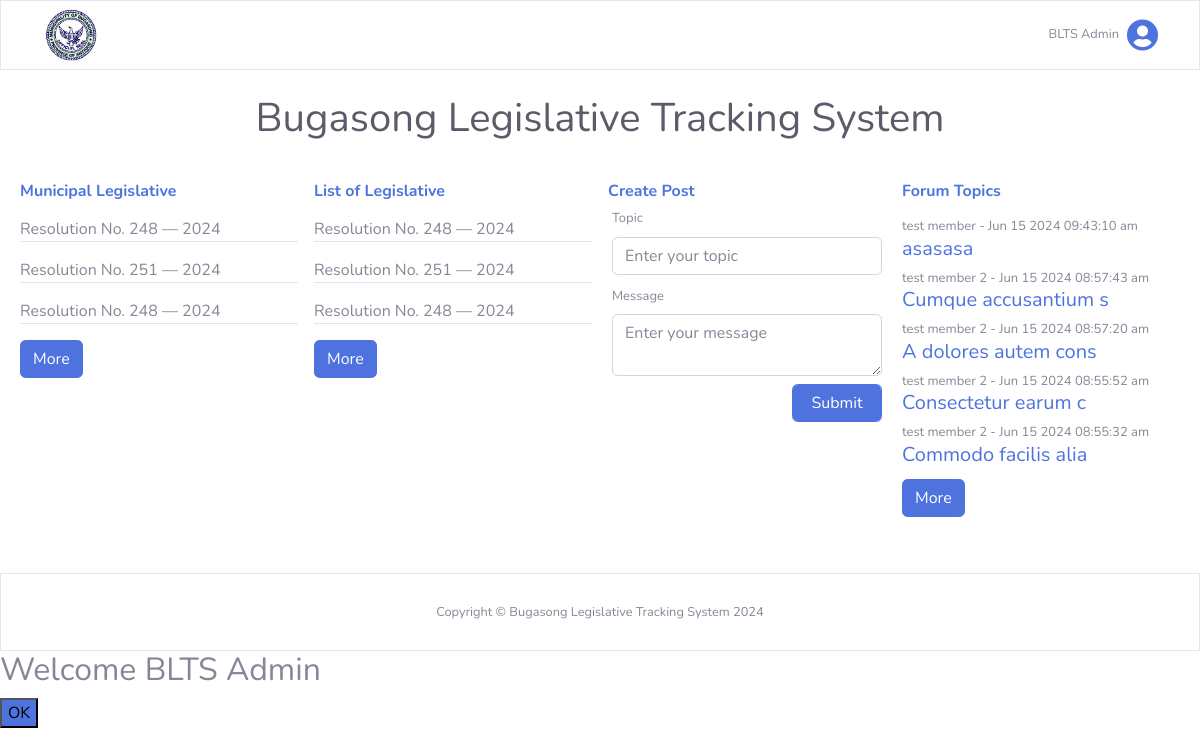
Before: /views/citizen_home.php (signed in) with the older database file.
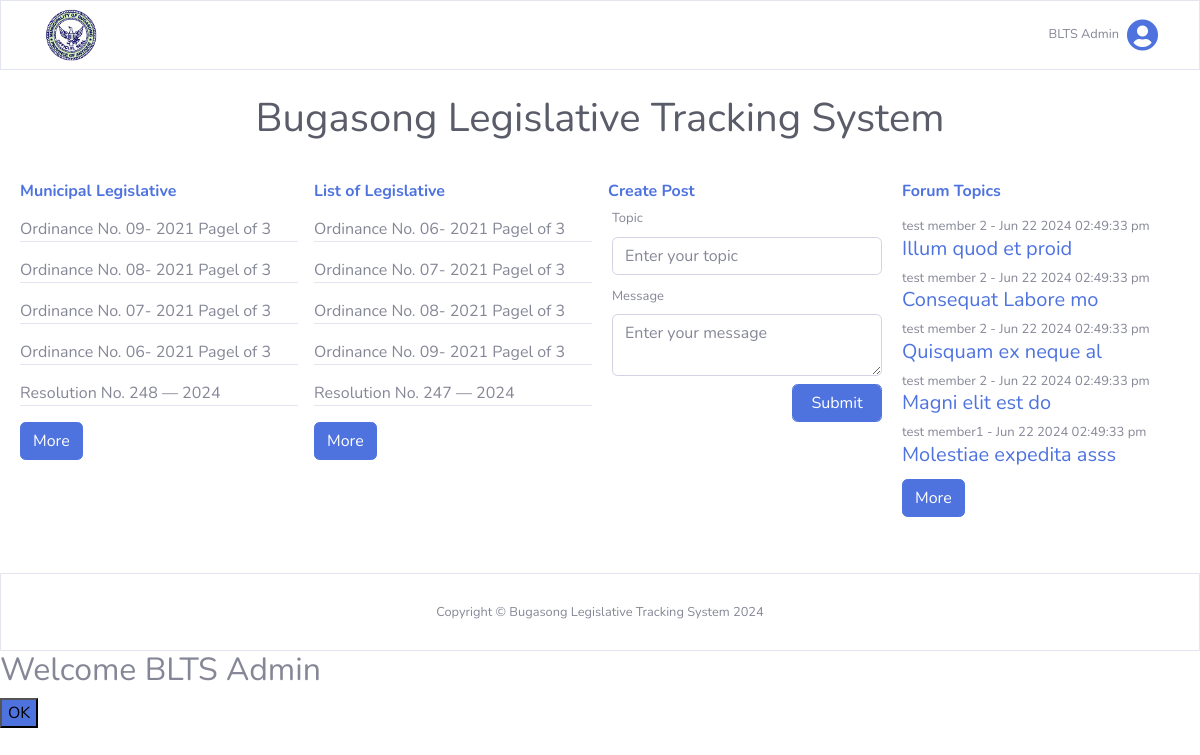
After: the same page with the newer database file.
### tables this page shows
CREATE TABLE `posts` (
  `post_id` int(255) NOT NULL,
  `user_id` int(255) NOT NULL,
  `topic` longtext NOT NULL,
  `message` longtext NOT NULL,
  `status` int(255) NOT NULL DEFAULT 0,
  `date_added` datetime(6) NOT NULL DEFAULT current_timestamp(6)
);

CREATE TABLE `users` (
  `user_id` int(255) NOT NULL,
  `name` varchar(255) NOT NULL,
  `email` varchar(255) NOT NULL,
  `username` varchar(255) NOT NULL,
  `password` varchar(255) NOT NULL,
  `status` int(255) NOT NULL DEFAULT 0,
  `user_type` varchar(255) NOT NULL DEFAULT 'citizen',
  `date_added` datetime NOT NULL DEFAULT current_timestamp()
);

### config/functions.php (called while the page is built, shortened)
<?php
function user_id()
{
    return $_SESSION['user_id'];
}
function getAllPostDesc($limit)
{
    global $conn;
    $query = "
        SELECT
            post_id,
            user_id,
            topic,
            message,
            status,
            date_added
        FROM posts
        WHERE status = 0
        ORDER BY date_added DESC
        LIMIT ?
    ";
    $stmt = $conn->prepare($query);
    $stmt->bind_param('i', $limit);
    $stmt->execute();
    $result = $stmt->get_result();
    if ($result->num_rows > 0) {
        $posts = $result->fetch_all(MYSQLI_ASSOC);
    } else {
        $posts = [];
    }
    return $posts;
}
function getPostUser($post_id)
{
    return joinTable("users", [["posts", "users.user_id", "posts.user_id"]], ["posts.post_id" => $post_id]);
}
function getAllDocumentsDesc($limit)
{
    global $conn;
    $sql = "
        SELECT
            ordinance_id AS id,
            user_id,
            tag_id,
            title,
            ordinanceNo AS documentNo,
            preamble,
            enactingClause,
            body,
            repealingClause,
            effectivityClause,
            enactmentDetails,
            file,
            date_added,
            status,
            'ordinance' AS document_type
        FROM ordinances
        WHERE status = 1
        UNION ALL
        SELECT
            resolution_id AS id,
            user_id,
            tag_id,
            title,
            resolutionNo AS documentNo,
            whereasClauses AS preamble,
            resolvingClauses AS enactingClause,
            optionalClauses AS body,
            '' AS repealingClause,
            '' AS effectivityClause,
            approvalDetails AS enactmentDetails,
            file,
            date_added,
            status,
            'resolution' AS document_type
        FROM resolutions
        WHERE status = 1
        ORDER BY date_added DESC
        LIMIT ?
    ";
    $stmt = $conn->prepare($sql);
    $stmt->bind_param('i', $limit);
    $stmt->execute();
    $result = $stmt->get_result();
    if ($result->num_rows > 0) {
        $documents = $result->fetch_all(MYSQLI_ASSOC);
    } else {
        $documents = [];
    }
    return $documents;
}
function getAllDocumentsById($limit)
{
    global $conn;
    $sql = "
        SELECT
            ordinance_id AS id,
            user_id,
            tag_id,
            title,
            ordinanceNo AS documentNo,
            preamble,
            enactingClause,
            body,
            repealingClause,
            effectivityClause,
            enactmentDetails,
            file,
            date_added,
            status,
            'ordinance' AS document_type
        FROM ordinances
        WHERE status = 1
        UNION ALL
        SELECT
            resolution_id AS id,
            user_id,
            tag_id,
            title,
            resolutionNo AS documentNo,
            whereasClauses AS preamble,
            resolvingClauses AS enactingClause,
            optionalClauses AS body,
            '' AS repealingClause,
            '' AS effectivityClause,
            approvalDetails AS enactmentDetails,
            file,
            date_added,
            status,
            'resolution' AS document_type
        FROM resolutions
        WHERE status = 1
        ORDER BY id ASC
        LIMIT ?
    ";
    $stmt = $conn->prepare($sql);
    $stmt->bind_param('i', $limit);
    $stmt->execute();
    $result = $stmt->get_result();
    if ($result->num_rows > 0) {
        $documents = $result->fetch_all(MYSQLI_ASSOC);
    } else {
        $documents = [];
    }
    return $documents;
}

### config/database.php (called while the page is built, shortened)
<?php
$host = "localhost";
$username = "root";
$password = "";
$database = "blts";
$conn = mysqli_connect($host, $username, $password, $database);
function joinTable($table, $joins, $conditions = [], $orderBy = null, $direction = 'ASC')
{
    global $conn;
    $query = "SELECT * FROM $table";
    foreach ($joins as $join) {
        $query .= " INNER JOIN $join[0] ON $join[1] = $join[2]";
    }
    if (!empty($conditions)) {
        $where_clauses = array();
        $params = array();
        foreach ($conditions as $column => $value) {
            $where_clauses[] = "$column = ?";
            $params[] = $value;
        }
        $query .= " WHERE " . implode(" AND ", $where_clauses);
    }
    $stmt = mysqli_prepare($conn, $query);
    if (!empty($conditions)) {
        $types = str_repeat("s", count($params));
        $stmt->bind_param($types, ...$params);
    }
    $stmt->execute();
    $result = $stmt->get_result();
    $rows = array();
    while ($row = $result->fetch_assoc()) {
        $rows[] = $row;
    }
    return $rows;
}

### views/citizen_home.php (the view, shortened to what the changed rows need)
<?php
@include('citizen_header.php');
?>
<div class="col-12" id="content">
    <div class="legislative-container d-flex justify-content-around">
        <div class="municipal-legislative col-3 p-2">
            <div class="document-list">
                <?php foreach (getAllDocumentsDesc(5) as $document) : ?>
                    <div class="list border-bottom my-3">
                        <a class="document-link" onclick="addDocumentView('<?php echo user_id(); ?>', '<?php echo $document['document_type']; ?>', <?php echo $document['id']; ?>)" href="<?php echo ($document['document_type'] === 'resolution') ? '../views/citizen_view_resolution.php?resolution_id=' . $document['id'] : '../views/citizen_view_ordinance.php?ordinance_id=' . $document['id'] ?>">
                            <?php echo $document['documentNo']; ?>
                        </a>
                    </div>
                <?php endforeach; ?>
            </div>
        </div>
        <div class="list-legislative col-3 p-2">
            <div class="document-list">
                <?php foreach (getAllDocumentsById(5) as $document) : ?>
                    <div class="list border-bottom my-3">
                        <a class="document-link" onclick="addDocumentView('<?php echo user_id(); ?>', '<?php echo $document['document_type']; ?>', <?php echo $document['id']; ?>)" href="<?php echo ($document['document_type'] === 'resolution') ? '../views/citizen_view_resolution.php?resolution_id=' . $document['id'] : '../views/citizen_view_ordinance.php?ordinance_id=' . $document['id'] ?>">
                            <?php echo $document['documentNo']; ?>
                        </a>
                    </div>
                <?php endforeach; ?>
            </div>
        </div>
        <div class="forum-container col-3 p-2">
            <div class="forum-list">
                <div class="forum-content mt-3 mb-1">
                    <?php if (empty(getAllPostDesc(5))) : ?>
                        <div class="alert alert-warning m-0 text-center" role="alert">
                            No post found.
                        </div>
                    <?php endif; ?>
                    <?php foreach (getAllPostDesc(5) as $post) : ?>
                        <div class="d-flex flex-column">
                            <span class="user" style="font-size: 13px;">
                                <?php foreach (getPostUser($post['post_id']) as $user) : echo $user['name'];
                                endforeach; ?>
                                - <?php echo date('M d Y h:i:s a', strtotime($post['date_added'])); ?>
                            </span>
                            <a href="view_post.php?post_id=<?php echo $post['post_id']; ?>" class="citizen-view-post">
                                <h5 class="topic text-primary"><?php echo $post['topic']; ?></h5>
                            </a>
                        </div>
                    <?php endforeach; ?>
                </div>
            </div>
        </div>
    </div>
</div>
<?php
@include('citizen_footer.php');
?>

Changed rows visible on the page:
removed posts: user.name "test member", date_added "Jun 15 2024 09:43:10 am", topic "asasasa"
no longer on this page (row edited): posts: user.name "test member 2", date_added "Jun 15 2024 08:57:43 am", topic "Cumque accusantium s"
no longer on this page (row edited): posts: user.name "test member 2", date_added "Jun 15 2024 08:57:20 am", topic "A dolores autem cons"
no longer on this page (row edited): posts: user.name "test member 2", date_added "Jun 15 2024 08:55:52 am", topic "Consectetur earum c"
no longer on this page (row edited): posts: user.name "test member 2", date_added "Jun 15 2024 08:55:32 am", topic "Commodo facilis alia"
now on this page (row edited): posts: user.name "test member 2", date_added "Jun 22 2024 02:49:33 pm", topic "Illum quod et proid"
now on this page (row edited): posts: user.name "test member 2", date_added "Jun 22 2024 02:49:33 pm", topic "Consequat Labore mo"
now on this page (row edited): posts: user.name "test member 2", date_added "Jun 22 2024 02:49:33 pm", topic "Quisquam ex neque al"
now on this page (row edited): posts: user.name "test member 2", date_added "Jun 22 2024 02:49:33 pm", topic "Magni elit est do"
added posts: user.name "test member1", date_added "Jun 22 2024 02:49:33 pm", topic "Molestiae expedita asss"
Other visible differences:
new list line: "Ordinance No. 09- 2021 Pagel of 3"
new list line: "Ordinance No. 08- 2021 Pagel of 3"
new list line: "Ordinance No. 07- 2021 Pagel of 3"
new list line: "Ordinance No. 06- 2021 Pagel of 3"
new list line: "Resolution No. 247 — 2024"
list line gone: "Resolution No. 251 — 2024"
list line gone: "Resolution No. 248 — 2024"
